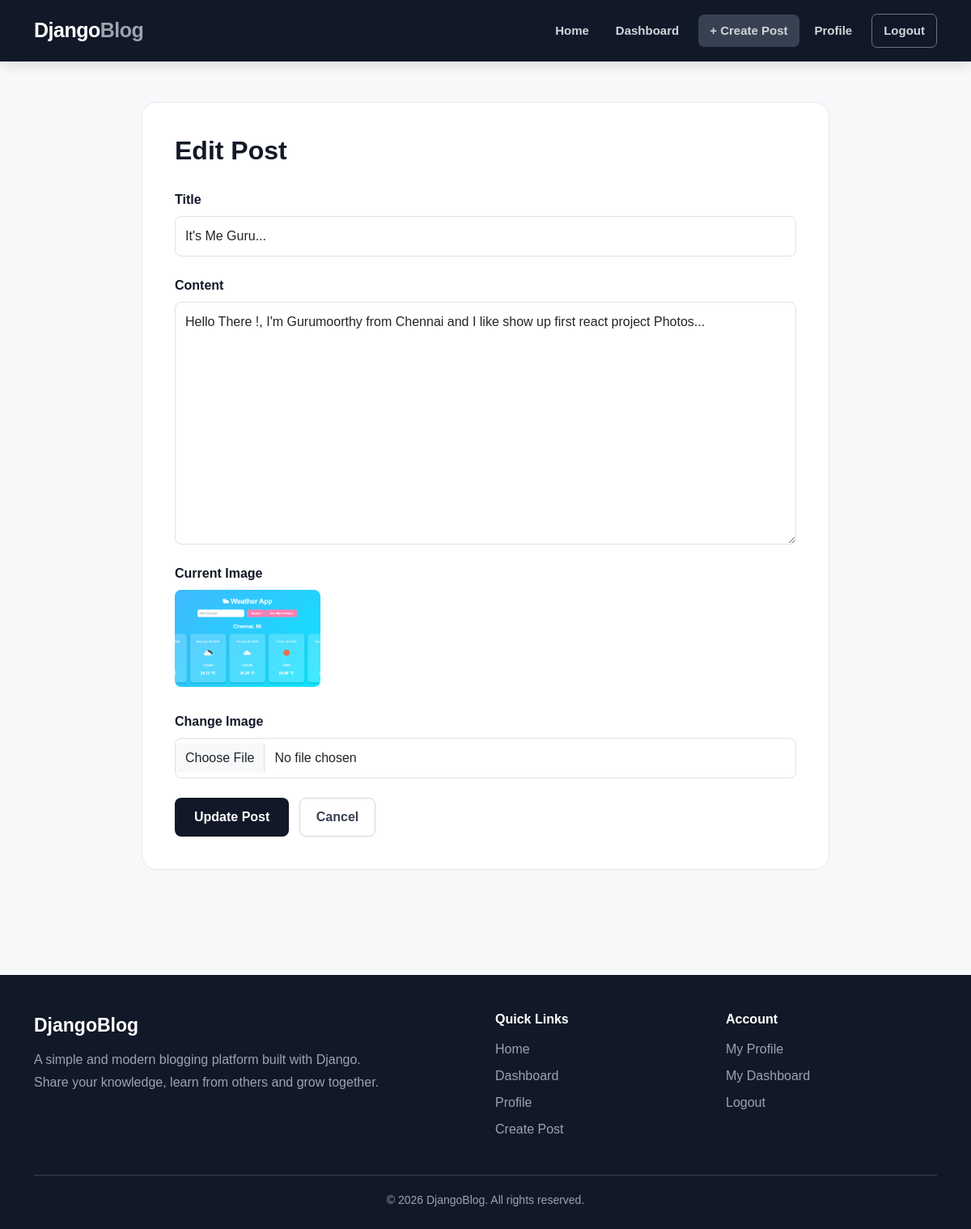
/post/its-me-guru/edit/ (signed in), run on the app's committed database.
### blog/models.py (models this page shows, shortened)
class Post(models.Model):
    title = models.CharField(max_length=200)
    slug = models.SlugField(unique=True)
    author = models.ForeignKey(
        User,
        on_delete=models.CASCADE
    )
    category = models.ForeignKey(
        Category,
        on_delete=models.SET_NULL,
        null=True,
        blank=True
    )
    content = models.TextField()
    image = models.ImageField(
        upload_to="posts/",
        blank=True,
        null=True
    )
    created_at = models.DateTimeField(
        auto_now_add=True
    )
    updated_at = models.DateTimeField(
        auto_now=True
    )
    class Meta:
        ordering = ["-created_at"]

### blog/views.py (the view, shortened to what this page needs)
@login_required
def edit_post(request, slug):
    post = get_object_or_404(
        Post,
        slug=slug
    )
    return render(
        request,
        "blog/edit_post.html",
        {
            "post": post
        }
    )

### blog/templates/blog/edit_post.html (shortened to what this page needs)
{% extends "blog/base.html" %}
{% block content %}
<div class="form-page">
    <div class="container">
        <div class="form-card">
            <h1 class="form-title">
                Edit Post
            </h1>
            <form
                method="POST"
                enctype="multipart/form-data">
                <div class="mb-4">
                    <label
                        class="form-label"
                        for="title">
                        Title
                    </label>
                    <input
                        type="text"
                        id="title"
                        name="title"
                        class="form-control"
                        value="{{ post.title }}"
                        required>
                </div>
                <div class="mb-4">
                    <label
                        class="form-label"
                        for="content">
                        Content
                    </label>
                    <textarea
                        id="content"
                        name="content"
                        class="form-control"
                        required>{{ post.content }}</textarea>
                </div>
                {% if post.image %}
                    <div class="mb-3">
                        <label class="form-label">
                            Current Image
                        </label>
                        <br>
                        <img
                            src="{{ post.image.url }}"
                            alt="{{ post.title }}"
                            class="current-image">
                    </div>
                {% endif %}
                <div class="mb-4">
                    <label
                        class="form-label"
                        for="image">
                        Change Image
                    </label>
                    <input
                        type="file"
                        id="image"
                        name="image"
                        class="form-control">
                </div>
                <button
                    type="submit"
                    class="submit-btn">
                    Update Post
                </button>
                <a
                    href="{% url 'post_detail' post.slug %}"
                    class="cancel-btn">
                    Cancel
                </a>
            </form>
        </div>
    </div>
</div>
{% endblock %}

### blog/templates/blog/base.html (style rules this page uses)
* { box-sizing: border-box; }
body { margin: 0; font-family: Arial, Helvetica, sans-serif; background: #f7f8fa; color: #111827; }

### blog/templates/blog/edit_post.html (style rules this page uses)
.form-page { min-height: 100vh; background: #f7f8fa; padding: 50px 0 80px; }
.form-card { background: white; max-width: 850px; margin: auto; padding: 40px; border-radius: 18px; border: 1px solid #e5e7eb; }
.form-title { font-size: 32px; font-weight: 800; margin-bottom: 30px; }
.form-label { font-weight: 700; margin-bottom: 8px; }
.form-control { border-radius: 8px; padding: 12px; }
textarea.form-control { min-height: 300px; resize: vertical; }
.current-image { width: 180px; height: 120px; object-fit: cover; border-radius: 8px; margin-bottom: 15px; }
.submit-btn { background: #111827; color: white; border: none; padding: 12px 24px; border-radius: 8px; font-weight: 700; }
.cancel-btn { display: inline-block; padding: 11px 20px; border: 1px solid #d1d5db; border-radius: 8px; color: #374151; text-decoration: none; font-weight: 600; margin-left: 8px; }

### data on the page
Post: title "It's Me Guru...", content "Hello There !, I'm Gurumoorthy from Chennai and I like show up first react project Photos...", image (picture)
